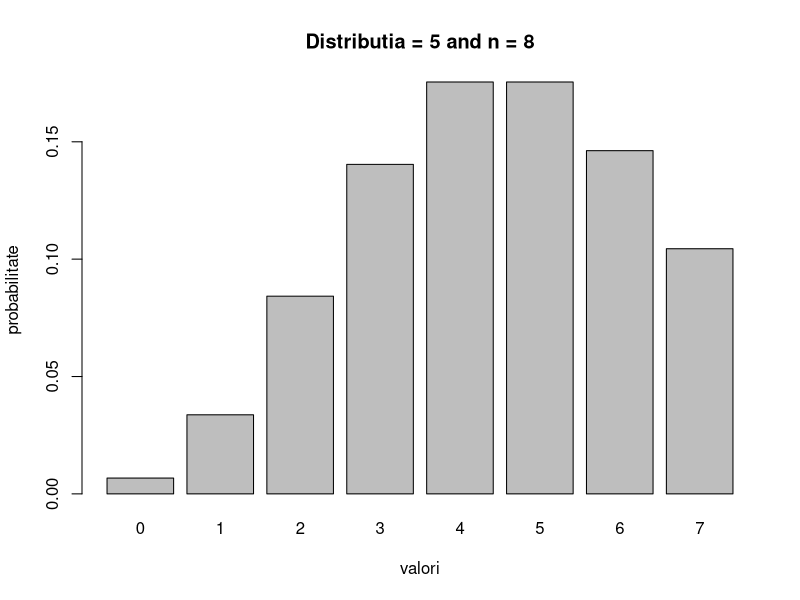

Write R code to recreate this figure.
funct2 = function(lambda, n) {
  # calculez probabilitate poisson a primelor n
  probabilitate = dpois(0:(n-1), lambda)
  
  # fac grafic de bare
  barplot(probabilitate, names.arg = 0:(n-1), xlab = "valori", ylab = "probabilitate", 
          main = paste("Distributia =", lambda, "and n =", n))
}

funct2(5, 8)